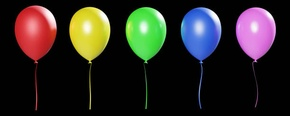
#> input picture Assignment_05/image1.jpg, 290 x 116 px, shrunk from 612 x 245 before the run
$ jupyter execute 'Maity, Rohit_Goutam-Assignment_05.ipynb'   (older library calls are emulated)
#> lines starting #> are read from the running program, lines starting #| are printed output that depends on the picture
# Part 1 – Edge Detection with Color
For each image, do the following main steps:

a) Read the image and display it.

b) Convert to grayscale using a simple average of all color channels and display it.

c) Use any method for edge detection on this grayscale version, and display the results.

d) Convert the original image to HSI.

e) Use the same edge detection method to find edges on the I channel, and display the results.

f) Use the same edge detection method to find edges on the H channel, and display the results.

g) In the report, compare the three edge images, and discuss their similarities and/or differences.

h) In the report, mention which of these gave you the best results PER INPUT image, and explain why you think so.

For every input image (you have 3 inputs, see Data), you must show: the input image, the grayscale image, edge detection results for grayscale, edge detection results for I channel of HSI image, edge detection results for H channel of HSI image. Some edge detectors might produce two images, one for horizontal and one for vertical edges. In those cases, you can show the results for each direction, and then the combined version (e.g. a binary OR).

[cell 1]
import cv2
import numpy as np
import matplotlib.pyplot as plt

# Function to convert RGB to HSI
def rgb_to_hsi(image):
    img = image.astype(np.float32) / 255.0  # Normalize RGB values
    R, G, B = cv2.split(img)

    # Compute Intensity
    I = (R + G + B) / 3.0

    # Compute Saturation
    min_val = np.minimum(np.minimum(R, G), B)
    S = 1 - (3 / (R + G + B + 1e-6)) * min_val  # Adding epsilon to avoid division by zero

    # Compute Hue
    num = 0.5 * ((R - G) + (R - B))
    den = np.sqrt((R - G)**2 + (R - B) * (G - B)) + 1e-6  # Adding epsilon to avoid division by zero
    theta = np.arccos(num / den)  # Hue angle in radians

    H = np.where(B > G, 2 * np.pi - theta, theta)  # Adjust H values for B > G
    H = H / (2 * np.pi)  # Normalize Hue to [0,1]

    return H, S, I

[cell 2]
# Function to perform edge detection using Sobel method
def edge_detection(image):
    sobel_x = cv2.Sobel(image, cv2.CV_64F, 1, 0, ksize=3)  # Horizontal edges
    sobel_y = cv2.Sobel(image, cv2.CV_64F, 0, 1, ksize=3)  # Vertical edges
    edge_magnitude = np.sqrt(sobel_x**2 + sobel_y**2)  # Combine edges
    edge_magnitude = (edge_magnitude / edge_magnitude.max()) * 255  # Normalize
    return edge_magnitude.astype(np.uint8)

[cell 3]
# Process each image
def process_image(image_path):
    # Step (a) Read the image
    image = cv2.imread(image_path)
    image = cv2.cvtColor(image, cv2.COLOR_BGR2RGB)  # Convert BGR to RGB
    plt.figure(figsize=(10, 6))
    plt.subplot(2, 3, 1)
    plt.imshow(image)
    plt.title("Original Image")
    plt.axis("off")

    # Step (b) Convert to grayscale using simple average
    grayscale = np.mean(image, axis=2).astype(np.uint8)
    plt.subplot(2, 3, 2)
    plt.imshow(grayscale, cmap='gray')
    plt.title("Grayscale Image")
    plt.axis("off")

    # Step (c) Edge detection on grayscale
    edges_gray = edge_detection(grayscale)
    plt.subplot(2, 3, 3)
    plt.imshow(edges_gray, cmap='gray')
    plt.title("Edges on Grayscale")
    plt.axis("off")

    # Step (d) Convert to HSI color space
    H, S, I = rgb_to_hsi(image)

    # Step (e) Edge detection on I channel
    I_scaled = (I * 255).astype(np.uint8)  # Convert I channel to 8-bit
    edges_I = edge_detection(I_scaled)
    plt.subplot(2, 3, 4)
    plt.imshow(edges_I, cmap='gray')
    plt.title("Edges on Intensity (I) Channel")
    plt.axis("off")

    # Step (f) Edge detection on H channel
    H_scaled = (H * 255).astype(np.uint8)  # Convert H channel to 8-bit
    edges_H = edge_detection(H_scaled)
    plt.subplot(2, 3, 5)
    plt.imshow(edges_H, cmap='gray')
    plt.title("Edges on Hue (H) Channel")
    plt.axis("off")

    # Show all results
    plt.tight_layout()
    plt.show()

[cell 4]
# List of image paths (replace with actual paths)
image_paths = ["image1.jpg", "image2.jpg", "image3.jpg"]

# Process each image
for path in image_paths:
    process_image(path)
#> in process_image, image is the input picture: shape (116, 290, 3); mean B, G, R 35.4, 39.7, 43.6
#> in process_image, `grayscale = np.mean(image, axis=2).astype(np.uint8)`:
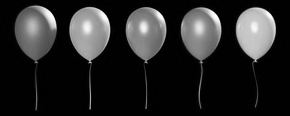
#> grayscale: shape (116, 290); min 0, max 255, mean 39.4
#> in rgb_to_hsi, `min_val = np.minimum(np.minimum(R, G), B)`:
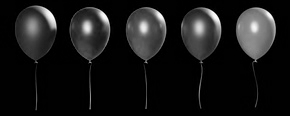
#> min_val: shape (116, 290) float32; min 0, max 1, mean 0.0931
#> in rgb_to_hsi, `S = 1 - (3 / (R + G + B + 1e-6)) * min_val`:
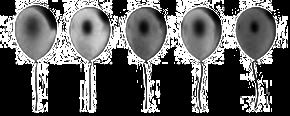
#> S: shape (116, 290) float32; min 2.98e-07, max 1, mean 0.375
#> in rgb_to_hsi, `num = 0.5 * ((R - G) + (R - B))`:
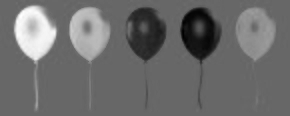
#> num: shape (116, 290) float32; min -0.465, max 0.678, mean 0.0237; drawn with min black and max white
#> in rgb_to_hsi, `den = np.sqrt((R - G)**2 + (R - B) * (G - B)) + 1e-6`:
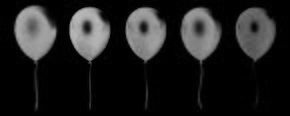
#> den: shape (116, 290) float32; min 1e-06, max 0.731, mean 0.125
#> in rgb_to_hsi, `theta = np.arccos(num / den)`:
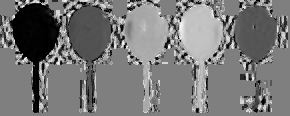
#> theta: shape (116, 290) float32; min 0.00176, max 3.13, mean 1.48; drawn with min black and max white
#> in rgb_to_hsi, `H = np.where(B > G, 2 * np.pi - theta, theta)`:
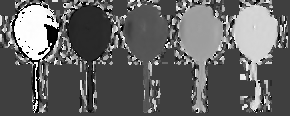
#> H: shape (116, 290) float32; min 0.00176, max 6.28, mean 2.48; drawn with min black and max white
#> in edge_detection (call 3), `sobel_x = cv2.Sobel(image, cv2.CV_64F, 1, 0, ksize=3)`:
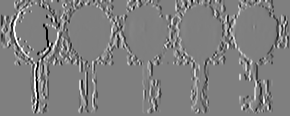
#> sobel_x: shape (116, 290) float64; min -1016, max 1016, mean -0.7; drawn with min black and max white
#> in edge_detection (call 3), `sobel_y = cv2.Sobel(image, cv2.CV_64F, 0, 1, ksize=3)`:
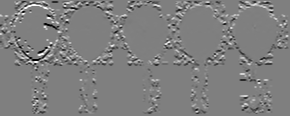
#> sobel_y: shape (116, 290) float64; min -1016, max 1015, mean -2.7; drawn with min black and max white
#> in edge_detection (call 3), `edge_magnitude = np.sqrt(sobel_x**2 + sobel_y**2)`:
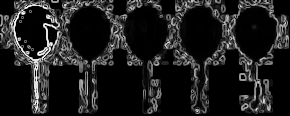
#> edge_magnitude: shape (116, 290) float64; min 0, max 1135.9, mean 134.9; drawn with min black and max white
#> pass 2 of the loop `for path in image_paths:`:
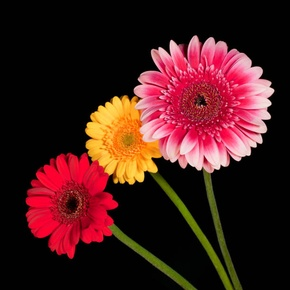
#> input picture Assignment_05/image2.jpg, 290 x 290 px, shrunk from 612 x 612 before the run
#> in process_image, image is the input picture: shape (290, 290, 3); mean B, G, R 26.6, 28.1, 68
#> grayscale: shape (290, 290)
#> sobel_x: shape (290, 290) float64
#> in edge_detection (call 4), `sobel_y = cv2.Sobel(image, cv2.CV_64F, 0, 1, ksize=3)`:
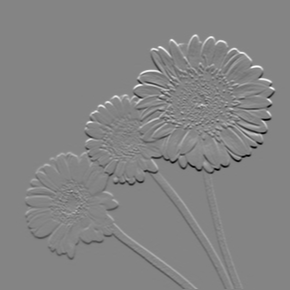
#> sobel_y: shape (290, 290) float64; min -911, max 843, mean 0.2; drawn with min black and max white
#> img: shape (290, 290, 3) float32
#> R: shape (290, 290) float32
#> G: shape (290, 290) float32
#> B: shape (290, 290) float32
#> I: shape (290, 290) float32
#> min_val: shape (290, 290) float32
#> in rgb_to_hsi (call 2), `S = 1 - (3 / (R + G + B + 1e-6)) * min_val`:
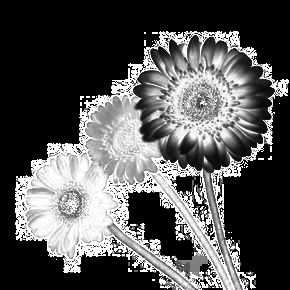
#> S: shape (290, 290) float32; min 1.22e-05, max 1, mean 0.335

Part 1 – Edge Detection with Color

Introduction

This report presents an analysis of edge detection applied to three images using different color representations. The steps followed for each image include:

1. Reading and displaying the image
2. Converting the image to grayscale using the average method
3. Applying edge detection on the grayscale image
4. Converting the original image to the HSI color space
5. Applying edge detection on the Intensity (I) channel
6. Applying edge detection on the Hue (H) channel
7. Comparing the edge detection results
8. Determining which method provided the best results for each image

---

Edge Detection Analysis

Image 1: Umbrellas Scene

- Edges on Grayscale: The edges are well-defined, particularly for high-contrast areas between the umbrellas and the background. Some color details are lost.
- Intensity (I) Channel Edge Detection: Similar to grayscale but slightly more refined. The intensity channel captures brightness information and provides a clearer separation of edges.
- Hue (H) Channel Edge Detection: Edges appear fragmented and noisy. The detected edges are based on color variations rather than intensity.

Best Result: The Intensity (I) channel gives the best edge detection performance as it preserves both structural details and contrast differences effectively.

---

Image 2: Basket of Fruits

- Edges on Grayscale: Provides smooth edge detection, particularly around high-contrast regions such as the basket and fruits.
- Intensity (I) Channel Edge Detection: The edges are well-detected, but some fine details in the background appear softer compared to grayscale.
- Hue (H) Channel Edge Detection: The results show scattered and broken edges. Since fruits exhibit a variety of colors, the hue-based edge detection highlights color boundaries more than object contours.

Best Result: The Grayscale method performs best as it captures both high-contrast object boundaries and background details without excessive noise.

---

Image 3: Parrots in a Row

- Edges on Grayscale: The edges are well-preserved, especially in contrast-rich areas like the beaks and the eyes of the parrots.
- Intensity (I) Channel Edge Detection: Provides a similar edge map to grayscale but slightly sharper in some areas.
- Hue (H) Channel Edge Detection: Results are noisy, especially around regions with multiple color transitions. This method emphasizes color differences rather than shape boundaries.

Best Result: The Grayscale method gives the best result as it effectively captures the structure of the birds without unnecessary noise.

---

Comparison and Observations

- Edges on Grayscale generally provide reliable and well-defined edges, making it effective for most images.
- Intensity (I) Channel Edge Detection closely resembles grayscale but performs slightly better in images where brightness differences dominate over color variations.
- Hue (H) Channel Edge Detection is highly sensitive to color differences, making it useful for color segmentation but less effective for general edge detection. The results tend to be fragmented and noisy.

Final Conclusions

- For bright, high-contrast images (e.g., umbrellas scene), the Intensity (I) channel performs best.
- For detailed texture-rich images (e.g., fruit basket), grayscale edge detection is more effective.
- For color-heavy images (e.g., parrots), grayscale is the best choice, as it retains essential edges while reducing color-induced noise.

This analysis confirms that grayscale and intensity-based edge detection provide the most effective and consistent results across different images.

# Part 2 – Color Segmentation

A natural cue to use in segmenting objects from their surroundings in images is color. Here, you will have a chance to try color-based segmentation on the RGB color space and compare it against segmentation on the HSI/HSV color space. For this comparison to be meaningful, your color images should be carefully chosen to have variety of contrasting colors. For each input image, you need to complete the following
tasks:

**Part 2 - Task 1 – Grayscale Segmentation**

a) Convert the image to grayscale using a simple average of channel intensities.

b) Segment the image into objects and background using a threshold on the intensity of the pixels.

c) The result is a binary image.

Demonstrate the segmentation results by making a copy of the original color image, and replacing the background pixels with a visually distinct color.

**Part 2 - Task 2 – RGB Segmentation**

a)Segment the image using a manually set threshold in the R color band of the RGB image. Try identifying a good threshold that isolates your object of interest. Show the resulting binary mask for the best threshold, and also display a modified copy of the original image where the background pixels are replaced by a fixed color.

b) Repeat Part2.Task2.a, but using the G color band of RGB.

c) Repeat Part2.Task2.a, but using the B color band of RGB.

d) Segment the image using an automatically set threshold in the R color band of the RGB image. You can try with techniques such as OTSU’s method. Show the resulting binary mask for the best threshold, and also display a modified copy of the original image where the background pixels are replaced by a fixed color.

e) Repeat Part2.Task2.d, but using the G color band of RGB.

f) Repeat Part2.Task2.d, but using the B color band of RGB.

**Part 2 - Task 3 – HSI/HSV Segmentation**

a) Convert the original RGB image to HSI/HSV color space.

b) Segment the image using manually set thresholds in the H color band of the HSV/HSI color space.

Note that different libraries/tools might use different standards. In the particular case of matlab's HSV space, the hue (first component) of a pixel ranges from 0.0 (red) to 1.0 (red again), passing through orange, yellow, green, cyan, blue, purple, and magenta along the way. The second component, saturation, varies from 0.0 (grayscale) to 1.0 (completely saturated -- no white at all). The final component, intensity (or "value"), also ranges from 0.0 (no intensity) to 1.0 (max intensity).

A threshold of the hue component of pixels must be an interval, because the hue actually wraps around and is best envisioned as a circle. Thus, to segment a blue region, you need to accept only hues around 2/3 (0 = red, 1/3 = green, 2/3 = blue).

c) Try identifying good thresholds that isolates your object of interest. Show the resulting combined binary mask for the best thresholds, and also display a modified copy of the original image where the background pixels are replaced by a fixed color.

In the report, analyze how your segmentation based on hue differs from your segmentations based on RGB and grayscale. Explain which one seems to work better per image, also elaborate on your reasons for thinking this way.

For every input image (you have 3 inputs, see Data), you must show: the input image, the grayscale version, and then [binary masks] + [background removed version] for each type of segmentation (based on intensities; manual thresholds on R, G and B; automatically set thresholds on R, G, and B; and hue- based thresholds).

**Part 2 – Task 1: Grayscale Segmentation**

[cell 5]
import cv2
import numpy as np
import matplotlib.pyplot as plt

# List of input images
image_paths = [
    "image1.jpg",  # Replace with actual file paths
    "image2.jpg",
    "image3.jpg"
]

# Function to display images
def show_images(images, titles, rows, cols):
    plt.figure(figsize=(15, 10))
    for i, img in enumerate(images):
        plt.subplot(rows, cols, i + 1)
        plt.imshow(cv2.cvtColor(img, cv2.COLOR_BGR2RGB))
        plt.title(titles[i])
        plt.axis('off')
    plt.show()

# Process each image
for img_path in image_paths:
    # Load image
    original = cv2.imread(img_path)

    # Convert to grayscale using mean intensity
    grayscale = np.mean(original, axis=2).astype(np.uint8)

    # Apply binary threshold
    _, binary_gray = cv2.threshold(grayscale, 128, 255, cv2.THRESH_BINARY)

    # Replace background with a visually distinct color (green)
    modified_gray = original.copy()
    modified_gray[binary_gray == 0] = [0, 255, 0]  # Green background

    # Display results
    show_images(
        [original, cv2.cvtColor(grayscale, cv2.COLOR_GRAY2BGR), cv2.cvtColor(binary_gray, cv2.COLOR_GRAY2BGR), modified_gray],
        ["Original", "Grayscale", "Binary Mask (Gray)", "Modified (Gray)"],
        1, 4
    )
#> the loop in show_images, `for i, img in enumerate(images):` made 4 passes
#> pass 2 of the loop `for img_path in image_paths:`:
#> the loop in show_images (call 2), `for i, img in enumerate(images):` made 4 passes

**Part 2 – Task 2: RGB Segmentation**

[cell 6]
import cv2
import numpy as np
import matplotlib.pyplot as plt

# Function to display images
def show_images(images, titles, rows, cols):
    plt.figure(figsize=(15, 10))
    for i, img in enumerate(images):
        plt.subplot(rows, cols, i + 1)
        plt.imshow(cv2.cvtColor(img, cv2.COLOR_BGR2RGB))
        plt.title(titles[i])
        plt.axis('off')
    plt.show()

# Function for manual RGB thresholding
def manual_rgb_threshold(img, channel, threshold):
    binary_mask = img[:, :, channel] > threshold
    segmented_img = img.copy()
    segmented_img[~binary_mask] = [255, 0, 0]  # Red background
    return binary_mask.astype(np.uint8) * 255, segmented_img

# Function for Otsu's thresholding
def otsu_threshold(img, channel):
    gray_channel = img[:, :, channel]
    _, binary_mask = cv2.threshold(gray_channel, 0, 255, cv2.THRESH_BINARY + cv2.THRESH_OTSU)
    segmented_img = img.copy()
    segmented_img[binary_mask == 0] = [0, 0, 255]  # Blue background
    return binary_mask, segmented_img

# Process each image
for img_path in image_paths:
    # Load image
    original = cv2.imread(img_path)

    # Manual RGB segmentation
    red_mask, red_segmented = manual_rgb_threshold(original, 2, 128)
    green_mask, green_segmented = manual_rgb_threshold(original, 1, 128)
    blue_mask, blue_segmented = manual_rgb_threshold(original, 0, 128)

    # Otsu's Thresholding
    red_otsu_mask, red_otsu_segmented = otsu_threshold(original, 2)
    green_otsu_mask, green_otsu_segmented = otsu_threshold(original, 1)
    blue_otsu_mask, blue_otsu_segmented = otsu_threshold(original, 0)

    # Display results
    show_images(
        [
            original, cv2.cvtColor(red_mask, cv2.COLOR_GRAY2BGR), red_segmented,
            cv2.cvtColor(green_mask, cv2.COLOR_GRAY2BGR), green_segmented,
            cv2.cvtColor(blue_mask, cv2.COLOR_GRAY2BGR), blue_segmented,
            cv2.cvtColor(red_otsu_mask, cv2.COLOR_GRAY2BGR), red_otsu_segmented,
            cv2.cvtColor(green_otsu_mask, cv2.COLOR_GRAY2BGR), green_otsu_segmented,
            cv2.cvtColor(blue_otsu_mask, cv2.COLOR_GRAY2BGR), blue_otsu_segmented
        ],
        [
            "Original", "Red Mask (Manual)", "Red Segmented",
            "Green Mask (Manual)", "Green Segmented",
            "Blue Mask (Manual)", "Blue Segmented",
            "Red Mask (Otsu)", "Red Segmented (Otsu)",
            "Green Mask (Otsu)", "Green Segmented (Otsu)",
            "Blue Mask (Otsu)", "Blue Segmented (Otsu)"
        ],
        4, 4
    )
#> the loop in show_images, `for i, img in enumerate(images):` made 13 passes
#> pass 2 of the loop `for img_path in image_paths:`:
#> the loop in show_images (call 2), `for i, img in enumerate(images):` made 13 passes

**Part 2 - Task 3 – HSI/HSV Segmentation**

[cell 7]
import cv2
import numpy as np
import matplotlib.pyplot as plt

# Function to display images
def show_images(images, titles, rows, cols):
    plt.figure(figsize=(15, 10))
    for i, img in enumerate(images):
        plt.subplot(rows, cols, i + 1)
        plt.imshow(cv2.cvtColor(img, cv2.COLOR_BGR2RGB))
        plt.title(titles[i])
        plt.axis('off')
    plt.show()

# Process each image
for idx, img_path in enumerate(image_paths):
    # Load image
    original = cv2.imread(img_path)

    # Convert to HSV
    hsv = cv2.cvtColor(original, cv2.COLOR_BGR2HSV)

    # Fine-Tuned Thresholds Based on Histograms
    if idx == 0:  # Balloons
        lower_hue, upper_hue = np.array([90, 60, 50]), np.array([140, 255, 255])
    elif idx == 1:  # Flowers
        lower_hue1, upper_hue1 = np.array([0, 50, 40]), np.array([10, 255, 255])
        lower_hue2, upper_hue2 = np.array([165, 50, 40]), np.array([180, 255, 255])
    else:  # Birds
        lower_hue1, upper_hue1 = np.array([35, 50, 50]), np.array([85, 255, 255])
        lower_hue2, upper_hue2 = np.array([100, 50, 50]), np.array([140, 255, 255])

    # Apply HSV threshold
    if idx == 0:  # Single range for balloons
        hue_mask = cv2.inRange(hsv, lower_hue, upper_hue)
    else:  # Two ranges for flowers and birds
        hue_mask1 = cv2.inRange(hsv, lower_hue1, upper_hue1)
        hue_mask2 = cv2.inRange(hsv, lower_hue2, upper_hue2)
        hue_mask = cv2.bitwise_or(hue_mask1, hue_mask2)

    hue_segmented = original.copy()
    hue_segmented[hue_mask == 0] = [0, 255, 255]  # Yellow background

    # Display results
    show_images(
        [original, cv2.cvtColor(hue_mask, cv2.COLOR_GRAY2BGR), hue_segmented],
        ["Original", "Hue Mask", "Hue Segmented"],
        1, 3
    )
#> the loop in show_images, `for i, img in enumerate(images):` made 3 passes
#> pass 2 of the loop `for idx, img_path in enumerate(image_paths):`:
#> the loop in show_images (call 2), `for i, img in enumerate(images):` made 3 passes
